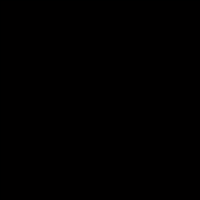
Frame 1 (no input)
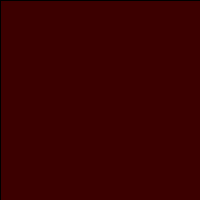
Frame 60 (the mouse pressed at the canvas centre just before this capture)
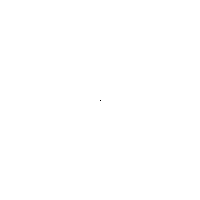
Frame 120 (the mouse held since frame 60 and released just before this capture)

The Processing sketch that drew these frames (run headless with seeded random() and noise(); from frame 60 on, the mouse is pressed at the canvas centre):

// Processing sketch: exemple_04_05_variablesInternes
// ── exemple_04_05_variablesInternes.pde
void setup() {
  size(200, 200);
  frameRate(30);
}

void draw() {
  background(255);
  rectMode(RADIUS);
  // on utilise frameCount pour colorer le rectangle
  fill(frameCount % 256, 0, 0);
  // le rectangle est centré dans la fenêtre
  // sa taille est determinée par la position de la souris
  rect(width / 2, height / 2, abs(mouseX - width / 2), abs(mouseY - height / 2));
}

void keyPressed() {
  // on affiche la dernière touche
  println(key);
}
